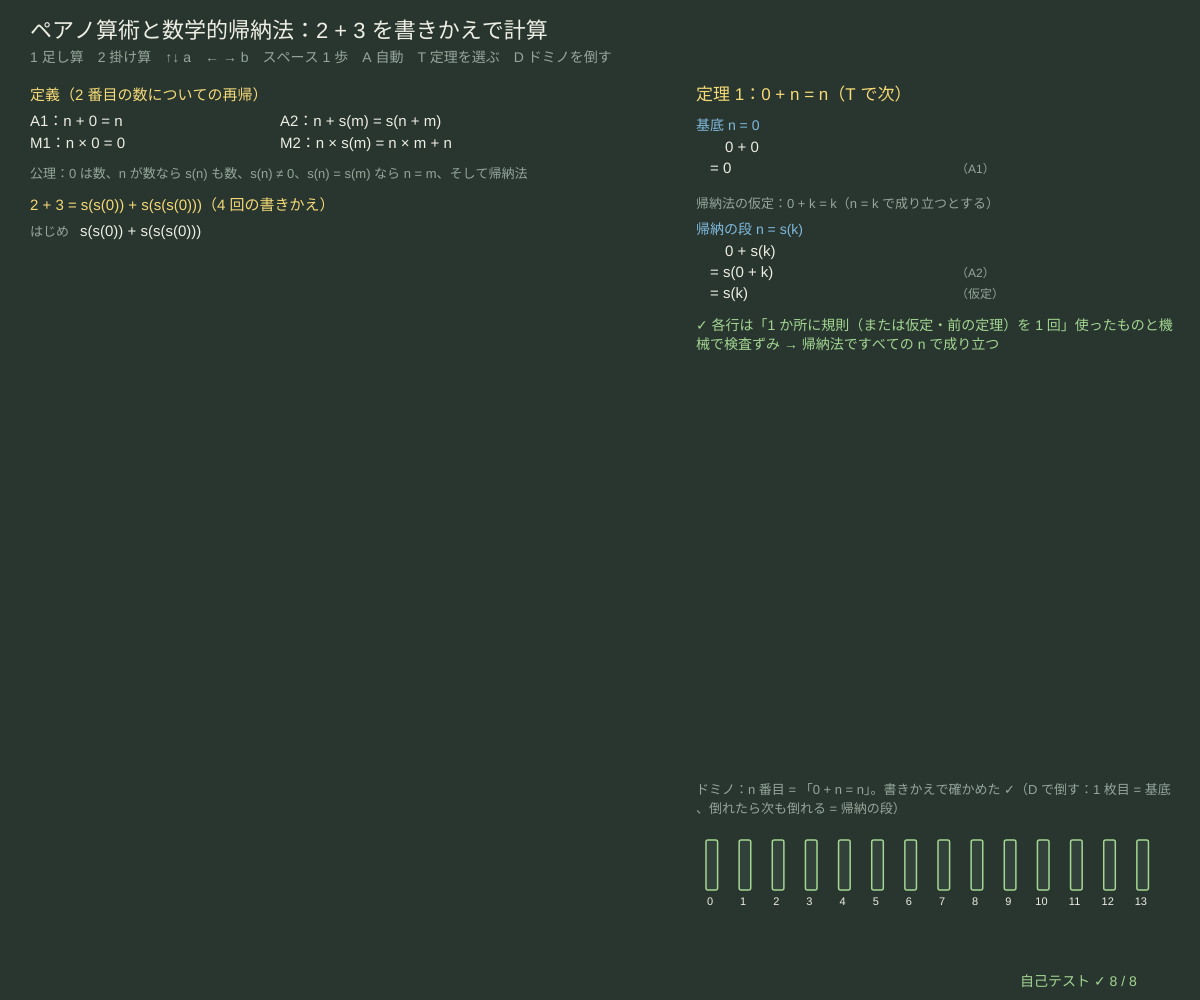
Frame 1 (no input)
Frame 60 (no input): identical to frame 1, image omitted
Frame 120 (the mouse pressed at the canvas centre since frame 60): identical to frame 1, image omitted

The p5.js sketch that drew this single still picture (run headless with seeded random() and noise() and a simulated clock; from frame 60 on, the mouse is pressed at the canvas centre):

// p5.js sketch
// ── sketch.js
// ============================================
// 07 ペアノ算術と数学的帰納法 ─ 数は 0 と「次の数」s だけで作る：1 = s(0)、2 = s(s(0))、…
// 足し算と掛け算は 2 番目の数についての再帰で定義する（A1〜M2）。2 + 3 は書きかえ規則を 1 回ずつ使って s⁵(0) になる。
// 「0 + n = n」は定義からすぐには出ない（定義は n + 0 = n）→ 数学的帰納法：n = 0 で成り立ち、n = k で成り立てば k + 1 でも成り立つ
// 1 足し算 2 掛け算 / ↑↓ 左の数 a / ← → 右の数 b / スペース 1 歩 / A 自動 / T 定理を選ぶ / D ドミノを倒す
// ============================================

const RULES = [                         // ★ 定義（X, Y は何の項でもよい）
  ['A1', 'X + 0', 'X'], ['A2', 'X + s(Y)', 's(X + Y)'],
  ['M1', 'X × 0', '0'], ['M2', 'X × s(Y)', 'X × Y + X'],
];
const THEOREMS = [                      // ★ 帰納法の証明：[名前, 主張, 基底（n = 0）の等式の列, 帰納の段（n = k → s(k)）の等式の列, 帰納法の仮定]
  ['定理 1', '0 + n = n', [['0 + 0', ''], ['0', 'A1']], [['0 + s(k)', ''], ['s(0 + k)', 'A2'], ['s(k)', '仮定']], ['0 + k', 'k']],
  ['定理 2', 's(m) + n = s(m + n)', [['s(m) + 0', ''], ['s(m)', 'A1'], ['s(m + 0)', 'A1']], [['s(m) + s(k)', ''], ['s(s(m) + k)', 'A2'], ['s(s(m + k))', '仮定'], ['s(m + s(k))', 'A2']], ['s(m) + k', 's(m + k)']],
  ['定理 3（交換法則）', 'm + n = n + m', [['m + 0', ''], ['m', 'A1'], ['0 + m', '定理 1']], [['m + s(k)', ''], ['s(m + k)', 'A2'], ['s(k + m)', '仮定'], ['s(k) + m', '定理 2']], ['m + k', 'k + m']],
];
const LEMMA_EQ = { '定理 1': ['0 + X', 'X'], '定理 2': ['s(X) + Y', 's(X + Y)'] };
const MAX_REWRITES = 400;               // ★ 書きかえの回数の上限
let opMode = '+', numA = 2, numB = 3, trace = [], shown = 1, thIdx = 0, dominoes = [], pushT = -1, autoPlay = false;

function setup() {
  createCanvas(windowWidth, windowHeight);
  selfTest();
  rebuildTrace(); resetDominoes();
}
function windowResized() { resizeCanvas(windowWidth, windowHeight); }
// ---- 項：{ k: '0' } / { k: 's', a } / { k: '+' | '×', a, b } / { k: 'v', n }（m, k などの変数。大文字 X, Y は規則のパターン）
function num(n) { let t = { k: '0' }; for (let i = 0; i < n; i++) t = { k: 's', a: t }; return t; }
function pTerm(s) {                     // 'X × s(Y) + X' のような文字列 → 項（+ は × より弱い、左から）
  let i = 0; const ws = () => { while (s[i] === ' ') i++; };
  const sum = () => { let a = prod(); ws(); while (s[i] === '+') { i++; a = { k: '+', a, b: prod() }; ws(); } return a; };
  const prod = () => { let a = atom(); ws(); while (s[i] === '×') { i++; a = { k: '×', a, b: atom() }; ws(); } return a; };
  const atom = () => { ws(); let c = s[i];
    if (c === '0') { i++; return { k: '0' }; }
    if (c === 's' && s[i + 1] === '(') { i += 2; let a = sum(); ws(); i++; return { k: 's', a }; }
    if (c === '(') { i++; let a = sum(); ws(); i++; return a; }
    i++; return { k: 'v', n: c }; };
  return sum();
}
function tStr(t, top) {
  if (t.k === '0') return '0';
  if (t.k === 'v') return t.n;
  if (t.k === 's') return 's(' + tStr(t.a, true) + ')';
  let a = t.a.k === '+' && t.k === '×' ? '(' + tStr(t.a) + ')' : tStr(t.a), b = t.b.k === '+' || (t.b.k === '×' && t.k === '×') ? '(' + tStr(t.b) + ')' : tStr(t.b);
  return a + ' ' + t.k + ' ' + b;
}
function tEq(a, b) { return tStr(a) === tStr(b); }
function sCount(t) { let n = 0; while (t.k === 's') { t = t.a; n++; } return t.k === '0' ? n : -1; }   // s…s(0) なら数、ちがえば -1
const SUP = '⁰¹²³⁴⁵⁶⁷⁸⁹';
function short(t) { let n = sCount(t); return n > 3 ? 's' + String(n).split('').map((d) => SUP[d]).join('') + '(0)' : tStr(t); }
// ---- パターンの一致と書きかえ
function pmatch(pat, t, b) {             // pat の X, Y に何を入れれば t になるか（b に入れて返す / null）
  if (pat.k === 'v' && pat.n >= 'A' && pat.n <= 'Z') { if (b[pat.n]) return tEq(b[pat.n], t) ? b : null; b[pat.n] = t; return b; }
  if (pat.k !== t.k) return null;
  if (pat.k === 'v') return pat.n === t.n ? b : null;
  if (pat.a && !pmatch(pat.a, t.a, b)) return null;
  if (pat.b && !pmatch(pat.b, t.b, b)) return null;
  return b;
}
function inst(pat, b) { if (pat.k === 'v' && b[pat.n]) return b[pat.n]; if (pat.k === '0' || pat.k === 'v') return pat; return pat.b ? { k: pat.k, a: inst(pat.a, b), b: inst(pat.b, b) } : { k: pat.k, a: inst(pat.a, b) }; }
const RULE_T = RULES.map(([nm, l, r]) => [nm, pTerm(l), pTerm(r)]);
function rewrite1(t) {                  // 内側・左から 1 か所だけ書きかえる：{ t, rule } / null（もう書きかえられない）
  for (let c of ['a', 'b']) if (t[c]) { let o = rewrite1(t[c]); if (o) { let u = Object.assign({}, t); u[c] = o.t; return { t: u, rule: o.rule }; } }
  for (let [nm, l, r] of RULE_T) { let b = pmatch(l, t, {}); if (b) return { t: inst(r, b), rule: nm }; }
  return null;
}
function rewriteOuter(t) {              // 外側・左から（自己テスト：順番を変えても答えは同じ）
  for (let [nm, l, r] of RULE_T) { let b = pmatch(l, t, {}); if (b) return { t: inst(r, b), rule: nm }; }
  for (let c of ['a', 'b']) if (t[c]) { let o = rewriteOuter(t[c]); if (o) { let u = Object.assign({}, t); u[c] = o.t; return { t: u, rule: o.rule }; } }
  return null;
}
function normTrace(t, outer) { let tr = [{ t, rule: '' }]; while (tr.length <= MAX_REWRITES) { let o = (outer ? rewriteOuter : rewrite1)(tr[tr.length - 1].t); if (!o) break; tr.push(o); } return tr; }
function rebuildTrace() { trace = normTrace({ k: opMode, a: num(numA), b: num(numB) }); shown = 1; }
// ---- 証明の 1 歩の検査：右の項が、左の項のどこか 1 か所に規則（どちら向きでも）を使ったものか
function oneStepSet(t, eqs) {
  let out = [];
  for (let [l, r] of eqs) for (let [p, q] of [[l, r], [r, l]]) { let b = pmatch(p, t, {}); if (b) out.push(inst(q, b)); }
  for (let c of ['a', 'b']) if (t[c]) for (let u of oneStepSet(t[c], eqs)) { let w = Object.assign({}, t); w[c] = u; out.push(w); }
  return out;
}
function checkChain(chain, ih) {        // 返り値：まちがいの行の番号（-1 = 全部正しい）
  for (let i = 1; i < chain.length; i++) {
    let [s, why] = chain[i], prev = pTerm(chain[i - 1][0]), cur = pTerm(s), eqs;
    if (why === '仮定') eqs = [[pTerm(ih[0]), pTerm(ih[1])]];
    else if (LEMMA_EQ[why]) eqs = [LEMMA_EQ[why].map(pTerm)];
    else { let r = RULE_T.find((x) => x[0] === why); if (!r) return i; eqs = [[r[1], r[2]]]; }
    if (!oneStepSet(prev, eqs).some((u) => tEq(u, cur))) return i;
  }
  return -1;
}
function resetDominoes() { dominoes = []; for (let n = 0; n < 14; n++) { let tr = normTrace({ k: '+', a: num(0), b: num(n) }); dominoes.push({ n, ok: sCount(tr[tr.length - 1].t) === n, ang: 0 }); } pushT = -1; }

function draw() {
  background(...BG);
  hudTitle('ペアノ算術と数学的帰納法：' + numA + ' ' + opMode + ' ' + numB + ' を書きかえで計算', '1 足し算　2 掛け算　↑↓ a　← → b　スペース 1 歩　A 自動　T 定理を選ぶ　D ドミノを倒す');
  if (autoPlay && frameCount % 12 === 0) { shown = Math.min(trace.length, shown + 1); if (shown === trace.length) autoPlay = false; }
  // ---- 定義
  noStroke(); textAlign(LEFT, BASELINE); textSize(15);
  fill(...YEL); text('定義（2 番目の数についての再帰）', 30, 100);
  RULES.forEach(([nm, l, r], i) => { fill(...INK); text(nm + '：' + l.replace(/X/g, 'n').replace(/Y/g, 'm') + ' = ' + r.replace(/X/g, 'n').replace(/Y/g, 'm'), 30 + (i % 2) * 250, 126 + Math.floor(i / 2) * 22); });
  fill(...DIMC); textSize(13); text('公理：0 は数、n が数なら s(n) も数、s(n) ≠ 0、s(n) = s(m) なら n = m、そして帰納法', 30, 178);
  // ---- 書きかえの様子
  let y0 = 210, lh = Math.min(24, (height - y0 - 60) / Math.max(12, Math.min(trace.length, 22)));
  fill(...YEL); textSize(15); text(numA + ' ' + opMode + ' ' + numB + ' = ' + short(num(numA)) + ' ' + opMode + ' ' + short(num(numB)) + '（' + (trace.length - 1) + ' 回の書きかえ）', 30, y0);
  let first = Math.max(0, shown - 20);
  for (let i = first; i < shown; i++) {
    let y = y0 + 26 + (i - first) * lh, t = trace[i].t, s = tStr(t);
    fill(...DIMC); textSize(13); text(i === 0 ? 'はじめ' : trace[i].rule, 30, y);
    fill(...(i === trace.length - 1 ? GRN : INK)); textSize(s.length > 70 ? 12 : 15); text(s.length > 110 ? s.slice(0, 108) + '…' : s, 80, y);
  }
  if (shown === trace.length) { let v = sCount(trace[trace.length - 1].t); fill(...GRN); textSize(16); text('= ' + short(trace[trace.length - 1].t) + ' = ' + v + '（もう書きかえられない = 正規形）', 80, y0 + 26 + (shown - first) * lh + 6); }
  // ---- 右：帰納法の証明
  let rx = width * 0.58, th = THEOREMS[thIdx], bad1 = checkChain(th[2], th[4]), bad2 = checkChain(th[3], th[4]);
  fill(...YEL); textSize(17); text(th[0] + '：' + th[1] + '（T で次）', rx, 100);
  const chain = (ch, y, bad, title) => {
    fill(...SKY); textSize(14); text(title, rx, y);
    ch.forEach(([s, why], i) => { fill(...(i === bad ? PINK : INK)); textSize(15); text((i ? '= ' : '　') + s, rx + 14, y + 22 + i * 21); fill(...DIMC); textSize(12); if (why) text('（' + why + '）', rx + 260, y + 22 + i * 21); });
    return y + 22 + ch.length * 21;
  };
  let yb = chain(th[2], 130, bad1, '基底 n = 0');
  fill(...DIMC); textSize(13); text('帰納法の仮定：' + th[4][0] + ' = ' + th[4][1] + '（n = k で成り立つとする）', rx, yb + 14);
  let ye = chain(th[3], yb + 40, bad2, '帰納の段 n = s(k)');
  fill(...(bad1 < 0 && bad2 < 0 ? GRN : PINK)); textSize(14);
  textAlign(LEFT, TOP); textLeading(19);
  text(bad1 < 0 && bad2 < 0 ? '✓ 各行は「1 か所に規則（または仮定・前の定理）を 1 回」使ったものと機械で検査ずみ → 帰納法ですべての n で成り立つ' : '✗ 検査に通らない行がある', rx, ye, width - rx - 24, 60);
  textAlign(LEFT, BASELINE);
  // ---- ドミノ
  let dy = height - 150, dw = Math.min(40, (width - rx - 40) / dominoes.length);
  if (pushT >= 0) pushT++;
  fill(...DIMC); textSize(13); text('ドミノ：n 番目 = 「0 + n = n」。書きかえで確かめた ✓（D で倒す：1 枚目 = 基底、倒れたら次も倒れる = 帰納の段）', rx, dy - 66, width - rx - 20, 40);
  dominoes.forEach((d, i) => {
    let target = pushT >= 0 && pushT > i * 10 ? 1 : 0; d.ang += (target * 1.15 - d.ang) * 0.25;
    push(); translate(rx + 10 + i * dw, dy + 40); rotate(d.ang); stroke(...(d.ok ? GRN : PINK)); strokeWeight(1.5); fill(...PANEL); rect(0, -50, dw * 0.35, 50, 2); pop();
    noStroke(); fill(...INK); textSize(11); textAlign(CENTER, TOP); text(d.n, rx + 10 + i * dw + 4, dy + 46);
  });
  drawSelfTest(width - 180, height - 14);
}
function keyPressed() {
  if (key === '1') { opMode = '+'; rebuildTrace(); }
  if (key === '2') { opMode = '×'; numA = Math.min(numA, 4); numB = Math.min(numB, 4); rebuildTrace(); }
  if (key === UP_ARROW) { numA = Math.min(opMode === '+' ? 8 : 4, numA + 1); rebuildTrace(); }
  if (key === DOWN_ARROW) { numA = Math.max(0, numA - 1); rebuildTrace(); }
  if (key === RIGHT_ARROW) { numB = Math.min(opMode === '+' ? 8 : 4, numB + 1); rebuildTrace(); }
  if (key === LEFT_ARROW) { numB = Math.max(0, numB - 1); rebuildTrace(); }
  if (key === ' ') shown = shown >= trace.length ? 1 : shown + 1;
  if (key === 'a' || key === 'A') { if (shown >= trace.length) shown = 1; autoPlay = !autoPlay; }
  if (key === 't' || key === 'T') thIdx = (thIdx + 1) % THEOREMS.length;
  if (key === 'd' || key === 'D') { dominoes.forEach((d) => (d.ang = 0)); pushT = 0; }
  return false;
}

// ---- 自己テスト
function selfTest() {
  selfTestResults = [];
  let p = normTrace({ k: '+', a: num(2), b: num(3) }), m = normTrace({ k: '×', a: num(2), b: num(3) });
  check('2 + 3 は書きかえ 4 回（A2 を 3 回、A1 を 1 回）で s⁵(0)', sCount(p[p.length - 1].t) === 5 && p.length - 1 === 4 && p.slice(1).map((x) => x.rule).join() === 'A2,A2,A2,A1');
  check('2 × 3 は s⁶(0) になる', sCount(m[m.length - 1].t) === 6);
  let okAll = true, okConf = true;
  for (let a = 0; a <= 6; a++) for (let b = 0; b <= 6; b++) {
    let s = normTrace({ k: '+', a: num(a), b: num(b) }), t = normTrace({ k: '×', a: num(a), b: num(b) });
    if (sCount(s[s.length - 1].t) !== a + b || sCount(t[t.length - 1].t) !== a * b || t.length > MAX_REWRITES) okAll = false;
    if (a <= 4 && b <= 4) { let u = normTrace({ k: '×', a: num(a), b: num(b) }, true); if (!tEq(u[u.length - 1].t, t[t.length - 1].t)) okConf = false; }
  }
  check('a, b = 0〜6 の全部の組（49 組）：a + b と a × b の正規形 = ふつうの計算', okAll);
  check('外側から書きかえても内側からでも同じ答え（a, b ≤ 4）', okConf);
  check('0 + n = n を n = 0〜13 の全部で書きかえて確かめた（ドミノ。ただしこれは証明ではない）', (resetDominoes(), dominoes.every((d) => d.ok)));
  check('3 つの帰納法の証明の全部の行が、規則・仮定・前の定理の 1 回の使用として検査に通る', THEOREMS.every((th) => checkChain(th[2], th[4]) < 0 && checkChain(th[3], th[4]) < 0));
  check('まちがった行ははねる：0 + s(k) = s(k) を A2 だけで、s(0 + k) = s(k) を A1 で', checkChain([['0 + s(k)', ''], ['s(k)', 'A2']], ['0 + k', 'k']) === 1 && checkChain([['s(0 + k)', ''], ['s(k)', 'A1']], ['0 + k', 'k']) === 1);
  check('a + b の書きかえの回数はいつも b + 1（再帰は 2 番目の数について）', [0, 1, 2, 5, 8].every((b) => normTrace({ k: '+', a: num(3), b: num(b) }).length - 1 === b + 1));
  reportSelfTest();
}

// ---------- やってみよう ----------
// 1. 2 × 3 をスペースで 1 歩ずつ。M2 で「掛け算 → 1 つ少ない掛け算 + 足し算」になるのを追おう
// 2. 定理 1「0 + n = n」の帰納の段で、仮定（0 + k = k）をどこで使っている？ 使わずに書けるだろうか
// 3. 定理 3（交換法則）の証明は定理 1 と 2 を使っている。証明の中の「定理 2」を「A2」に変えると、検査はどの行で ✗ になる？
// 4. RULES に累乗を足そう：['P1', 'X ^ 0', 's(0)'], ['P2', 'X ^ s(Y)', 'X ^ Y × X']（pTerm と tStr にも ^ を足す）
// 5. ドミノが全部倒れるのは「1 枚目が倒れる」と「どの 1 枚が倒れても次が倒れる」の 2 つがそろうから。片方だけだと？

// ==================================================
// ここから下は「論理の道具」（中身は読まなくても OK。消さないでね）
// ==================================================
// ---- 色と小さな道具（黒板とチョーク）
const BG = [40, 54, 47];                // 背景（黒板の灰緑）
const INK = [238, 238, 228];            // 文字（白いチョーク）
const YEL = [246, 218, 120], SKY = [128, 186, 222], PINK = [238, 146, 150], GRN = [164, 214, 146], LILAC = [196, 170, 230];
const DIMC = [150, 166, 156], PANEL = [50, 66, 58], LINEC = [92, 112, 102];
function clampv(v, a, b) { return v < a ? a : v > b ? b : v !== v ? a : v; }     // NaN なら a に戻す
function fmtN(v, d) { if (typeof v !== 'number' || v !== v) return '?'; return v.toFixed(d === undefined ? 2 : d); }
function hudTitle(t, sub) {              // 左上のタイトルと操作の説明（日本語は 1 文字ずつ折り返す）
  textWrap(CHAR); noStroke(); fill(...INK); textSize(22); textAlign(LEFT, BASELINE); text(t, 30, 38);
  fill(...DIMC); textSize(14); textLeading(19); text(sub, 30, 62);
}
function typeInto(s, ch, allowed, maxLen) {   // 文字の入力：allowed に入っている 1 文字だけ足す（長さの上限つき）
  if (typeof ch !== 'string' || ch.length !== 1 || allowed.indexOf(ch) < 0) return s;
  return s.length < (maxLen || 40) ? s + ch : s;
}
function chalkPanel(x, y, w, h) { noStroke(); fill(...PANEL); rect(x, y, w, h, 8); }
function drawInputLine(x, y, label, s, err, active) {   // 入力欄：文字列と、まちがいの説明
  noStroke(); fill(...(active === false ? DIMC : YEL)); textSize(15); textAlign(LEFT, BASELINE); text(label, x, y);
  let lx = x + textWidth(label) + 8;
  fill(...INK); textSize(20); text(s + (active !== false && frameCount % 60 < 30 ? '▏' : ''), lx, y + 1);
  if (err) { fill(...PINK); textSize(14); text('✗ ' + err, lx, y + 22); }
}
// ---- 種つきの乱数（同じ種なら毎回同じ列 → 実験をくり返せる）
let rngState = 1;
function seedRng(s) { rngState = (s >>> 0) || 1; }
function rnd() {                       // 0〜1 の一様乱数（mulberry32）
  rngState = (rngState + 0x6d2b79f5) >>> 0;
  let t = rngState;
  t = Math.imul(t ^ (t >>> 15), t | 1);
  t ^= t + Math.imul(t ^ (t >>> 7), t | 61);
  return ((t ^ (t >>> 14)) >>> 0) / 4294967296;
}
function rndInt(a, b) { return a + Math.floor(rnd() * (b - a + 1)); }
function rndPick(arr) { return arr[Math.floor(rnd() * arr.length)]; }
// ---- 自己テストの道具
let selfTestResults = [];
function check(name, cond) { selfTestResults.push({ name, ok: !!cond }); }
function reportSelfTest() { for (let r of selfTestResults) (r.ok ? console.log : console.error)((r.ok ? '✓ ' : '✗ ') + r.name); }
function selfTestLine() { let n = selfTestResults.filter((r) => r.ok).length; return '自己テスト ' + (n === selfTestResults.length ? '✓ ' : '✗ ') + n + ' / ' + selfTestResults.length; }
function drawSelfTest(x, y) { noStroke(); fill(...(selfTestResults.every((r) => r.ok) ? GRN : PINK)); textSize(14); textAlign(LEFT, BASELINE); text(selfTestLine(), x, y); }
